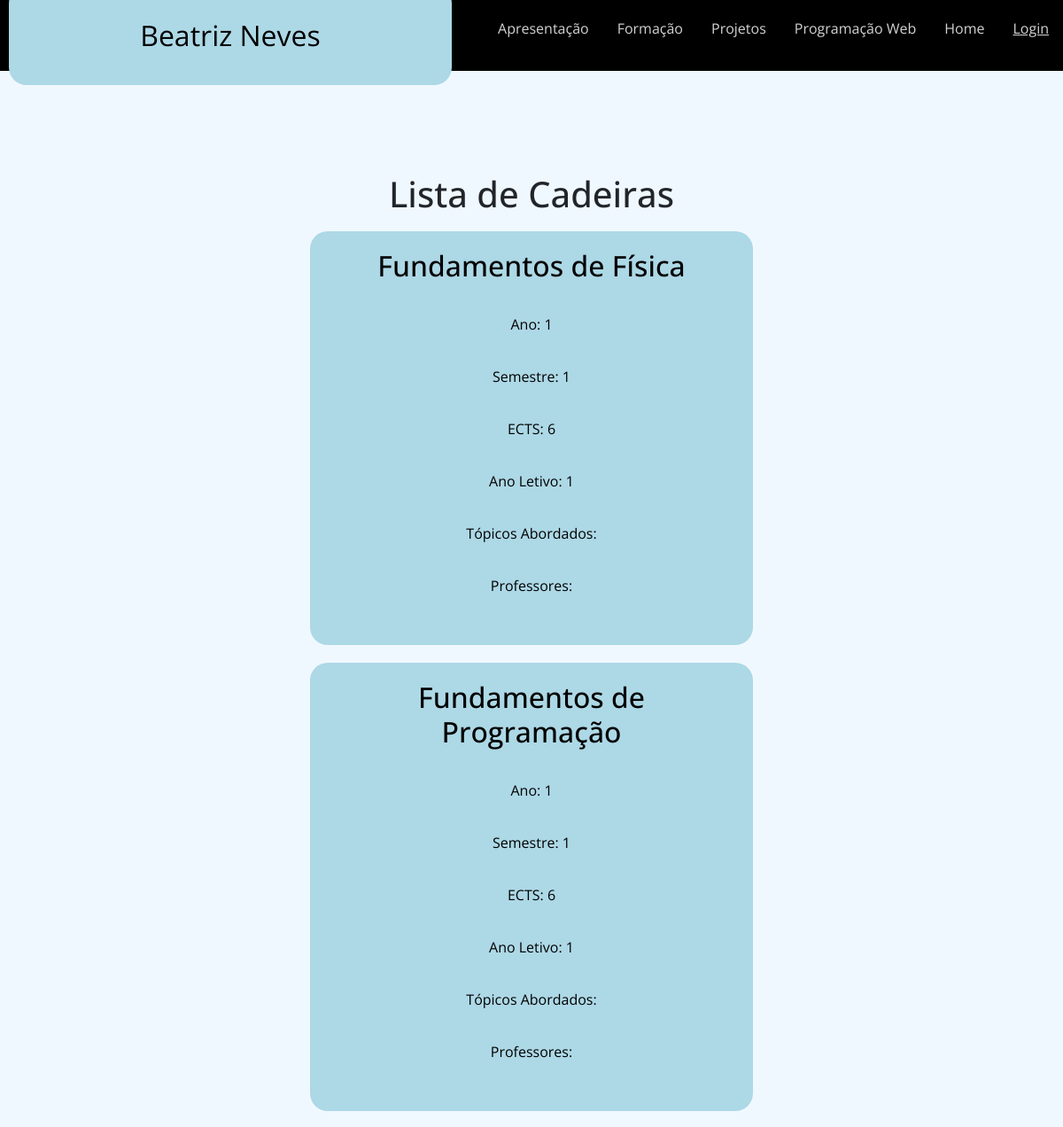
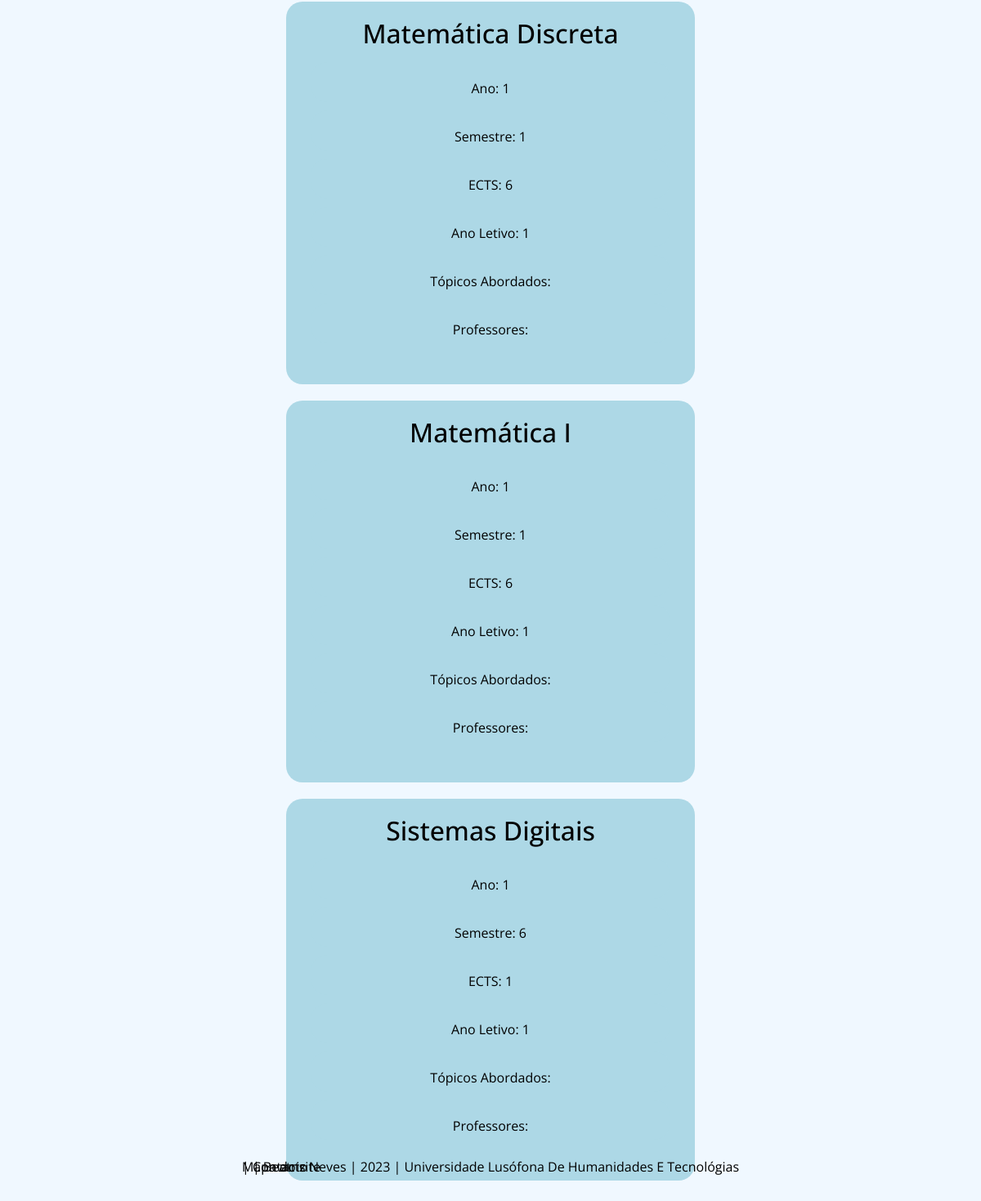
/licenciatura, run on the app's committed database (2 pictures, top to bottom).
### portfolio/models.py (models this page shows, shortened)
class Cadeira(models.Model):
    nome = models.CharField(max_length=100)
    ano = models.PositiveIntegerField()
    semestre = models.PositiveIntegerField()
    ects = models.PositiveIntegerField()
    ano_letivo_frequentado = models.PositiveIntegerField()
    topicos_abordados = models.TextField(blank=True)
    professores = models.ManyToManyField(Pessoa, related_name='cadeiras',  blank=True)

### portfolio/views.py (the view)
# urls.py: path('licenciatura', views.lista_cadeiras, name='licenciatura'),
def lista_cadeiras(request):
    cadeiras = Cadeira.objects.all().order_by('ano', 'semestre')
    return render(request, 'portfolio/licenciatura.html', {'cadeiras': cadeiras})

### portfolio/templates/portfolio/licenciatura.html (shortened to what this page needs)
{% extends 'portfolio/layout.html' %}
{% block main %}
 <h1>Lista de Cadeiras</h1>
    {% for cadeira in cadeiras %}
        <div>
            <h2>{{ cadeira.nome }}</h2>
            <p>Ano: {{ cadeira.ano }}</p>
            <p>Semestre: {{ cadeira.semestre }}</p>
            <p>ECTS: {{ cadeira.ects }}</p>
            <p>Ano Letivo: {{ cadeira.ano_letivo_frequentado }}</p>
            <p>Tópicos Abordados: {{ cadeira.topicos_abordados }}</p>
            <p>Professores:</p>
        </div>
    {% endfor %}
{% endblock %}

### portfolio/static/portfolio/css/estilos.css (style rules this page uses)
* { padding: 0; margin: 0; box-sizing:border-box; font-family: 'Open Sans', sans-serif; }
body { background-color: #F0F8FF; }
main p { text-align: center; padding: 20px; margin: 10px; color: black; background-color: lightblue; border-radius: 20px; }
div { text-align: center; padding: 20px; margin: 10px; color: black; background-color: lightblue; border-radius: 20px; width:500px; justify-content: center; align-items: center; }
div h2, div p { padding-bottom: 5px; }

### data on the page
Cadeira: nome "Fundamentos de Física", ano "1", semestre "1", ects "6", ano_letivo_frequentado "1"
Cadeira: nome "Fundamentos de Programação", ano "1", semestre "1", ects "6", ano_letivo_frequentado "1"
Cadeira: nome "Matemática Discreta", ano "1", semestre "1", ects "6", ano_letivo_frequentado "1"
Cadeira: nome "Matemática I", ano "1", semestre "1", ects "6", ano_letivo_frequentado "1"
Cadeira: nome "Sistemas Digitais", ano "1", semestre "6", ects "1", ano_letivo_frequentado "1"
